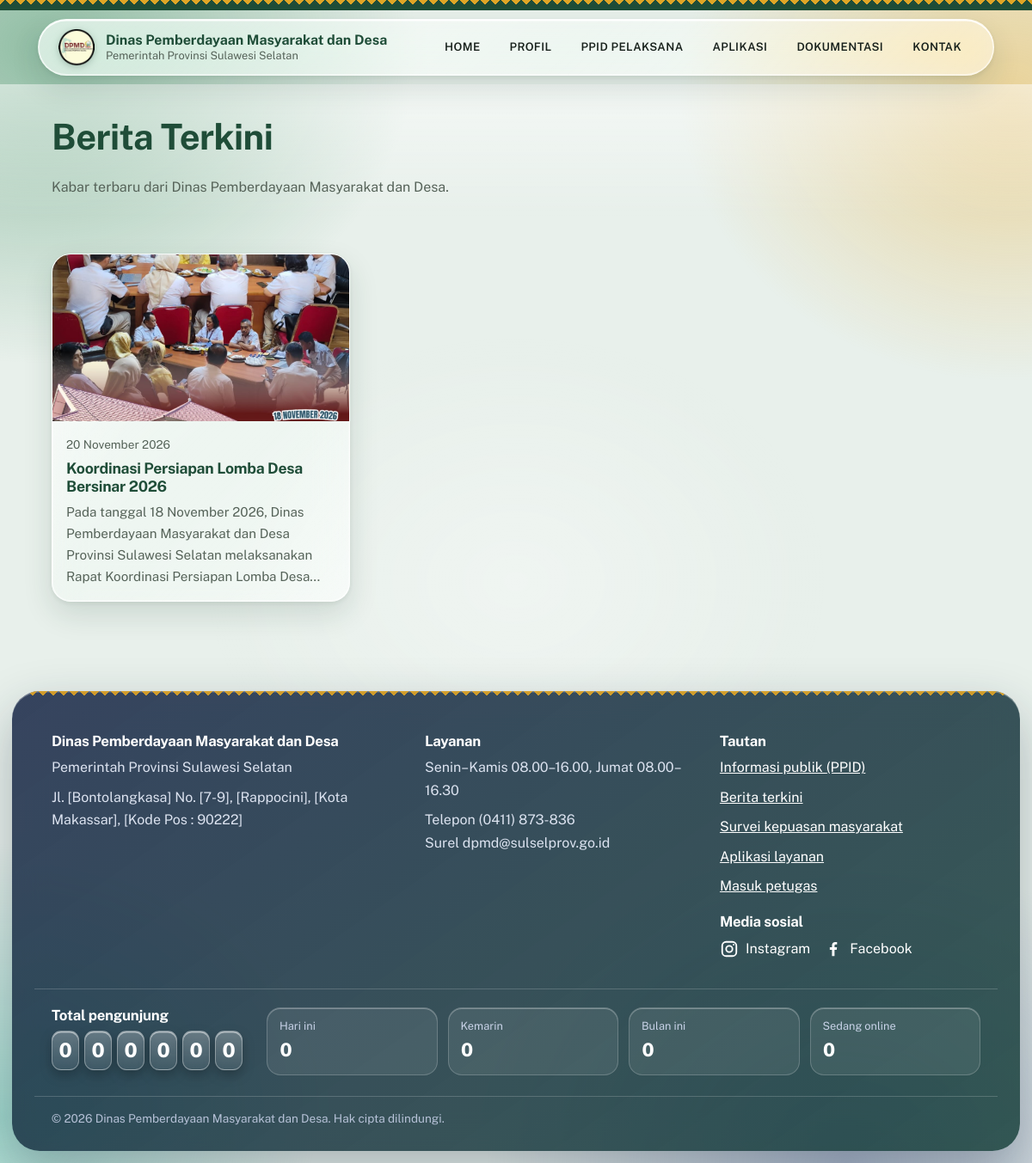
Page /berita (signed in) on the committed database.
### tables this page shows
CREATE TABLE berita (
    id INTEGER PRIMARY KEY AUTOINCREMENT,
    judul TEXT NOT NULL, isi TEXT NOT NULL, tanggal TEXT NOT NULL,
    gambar TEXT DEFAULT '', created_at TEXT NOT NULL
);

CREATE TABLE pengaturan (
    kunci TEXT PRIMARY KEY, nilai TEXT NOT NULL DEFAULT ''
);

### app.py (the view)
@app.route("/berita")
def berita():
    db = get_db()
    total = db.execute("SELECT COUNT(*) FROM berita").fetchone()[0]
    jumlah_hal = max((total + BERITA_PER_HALAMAN - 1) // BERITA_PER_HALAMAN, 1)
    h = request.args.get("hal", "1")
    hal = min(max(int(h), 1), jumlah_hal) if h.isdigit() else 1
    rows = db.execute("SELECT * FROM berita ORDER BY tanggal DESC, id DESC LIMIT ? OFFSET ?",
                      (BERITA_PER_HALAMAN, (hal - 1) * BERITA_PER_HALAMAN)).fetchall()
    return render_template("berita.html", berita=rows, hal=hal, jumlah_hal=jumlah_hal, total=total)

### app.py (called while the page is built, shortened)
def get_db():
    if "db" not in g:
        g.db = sqlite3.connect(DB_PATH)
        g.db.row_factory = sqlite3.Row
    return g.db

@app.before_request
def lindungi_post():
    if request.method == "POST":
        kirim = request.form.get("csrf", "")
        asli = session.get("csrf", "")
        if not kirim or not asli or not hmac.compare_digest(kirim, asli):
            abort(400)

@app.before_request
def hitung_pengunjung():
    if request.method != "GET" or request.endpoint not in HALAMAN_HITUNG or session.get("admin"):
        return

@app.after_request
def header_aman(resp):
    resp.headers.setdefault("X-Content-Type-Options", "nosniff")
    resp.headers.setdefault("Referrer-Policy", "same-origin")
    resp.headers.setdefault("X-Frame-Options", "DENY")
    resp.headers.setdefault("Permissions-Policy", "camera=(), microphone=(), geolocation=()")
    resp.headers.setdefault("Cross-Origin-Opener-Policy", "same-origin")
    resp.headers.setdefault("Content-Security-Policy", "default-src 'self'; script-src 'self' 'unsafe-inline'; style-src 'self' 'unsafe-inline' https://fonts.googleapis.com; font-src 'self' https://fonts.gstatic.com data:; img-src 'self' data:; object-src 'none'; base-uri 'self'; frame-ancestors 'none'; form-action 'self'")
    return resp

@app.template_filter("tgl")
def tgl_id(value):
    try:
        d = datetime.strptime(str(value)[:10], "%Y-%m-%d")
        return f"{d.day} {BULAN[d.month - 1]} {d.year}"
    except ValueError:
        return value

def logo_provinsi():
    for ext in ("png", "webp", "svg", "jpg", "jpeg"):
        if os.path.exists(os.path.join(app.static_folder, "img", f"logo-provinsi.{ext}")):
            return f"img/logo-provinsi.{ext}"
    return None

def ambil_sosmed(semua=False):
    baris = get_db().execute("SELECT kunci, nilai FROM pengaturan").fetchall()
    nilai = {r["kunci"]: r["nilai"] for r in baris}
    if semua:
        return nilai
    return [(k, label, nilai[k]) for k, label, _ in SOSMED if nilai.get(k)]

@app.template_filter("ringkas")
def ringkas(teks, n=150):
    t = " ".join((teks or "").split())
    return t if len(t) <= n else t[:n].rsplit(" ", 1)[0] + "..."

def ambil_pengaturan(kunci):
    r = get_db().execute("SELECT nilai FROM pengaturan WHERE kunci=?", (kunci,)).fetchone()
    return r["nilai"] if r else ""

@app.template_filter("angka")
def angka(n):
    return f"{int(n or 0):,}".replace(",", ".")

### templates/berita.html (shortened to what this page needs)
{% extends "base.html" %}
{% block content %}
<section class="halaman-judul">
  <div class="wrap">
    <h1>Berita Terkini</h1>
    <p>Kabar terbaru dari {{ site.nama }}.</p>
  </div>
</section>
<section class="bagian wrap" style="padding-top:40px">
  {% if berita %}
  <div class="grid-berita">
    {% for b in berita %}{% include "_kartu_berita.html" %}{% endfor %}
  </div>
  {% else %}
  <div class="kosong"><strong>Belum ada berita.</strong>Berita akan tampil di sini setelah petugas menerbitkannya.</div>
  {% endif %}
</section>
{% endblock %}

### templates/_kartu_berita.html
<article class="kartu-berita">
  <a class="kartu-gambar" href="{{ url_for('berita_detail', i=b.id) }}" tabindex="-1" aria-hidden="true">
    {% if b.gambar %}<img src="{{ url_for('media', nama=b.gambar) }}" alt="" loading="lazy">{% else %}<div class="tanpa-gambar"></div>{% endif %}
  </a>
  <div class="kartu-isi">
    <time datetime="{{ b.tanggal }}">{{ b.tanggal|tgl }}</time>
    <h3><a href="{{ url_for('berita_detail', i=b.id) }}">{{ b.judul }}</a></h3>
    <p>{{ b.isi|ringkas }}</p>
  </div>
</article>

### templates/_sosmed.html (shortened to what this page needs)
{% if sosmed %}
<ul class="sosmed">
  {% for kunci, label, url in sosmed %}
  <li><a href="{{ url }}" target="_blank" rel="noopener noreferrer" aria-label="{{ label }} {{ site.singkatan }}">
    {% if kunci == 'instagram' %}
    <svg viewBox="0 0 24 24" width="22" height="22" fill="none" stroke="currentColor" stroke-width="2" aria-hidden="true"><rect x="3" y="3" width="18" height="18" rx="5"/><circle cx="12" cy="12" r="4"/><circle cx="17.5" cy="6.5" r="1" fill="currentColor" stroke="none"/></svg>
    {% elif kunci == 'facebook' %}
    <svg viewBox="0 0 24 24" width="22" height="22" fill="currentColor" aria-hidden="true"><path d="M13.5 21v-8h2.7l.4-3.2h-3.1V7.8c0-.9.3-1.5 1.6-1.5h1.6V3.4c-.3 0-1.3-.1-2.4-.1-2.4 0-4 1.4-4 4.1v2.4H7.5V13h2.8v8h3.2z"/></svg>
    {% elif kunci == 'youtube' %}
    <svg viewBox="0 0 24 24" width="22" height="22" fill="currentColor" aria-hidden="true"><path fill-rule="evenodd" d="M7 5.5h10a4.5 4.5 0 0 1 4.5 4.5v4a4.5 4.5 0 0 1-4.5 4.5H7A4.5 4.5 0 0 1 2.5 14v-4A4.5 4.5 0 0 1 7 5.5ZM10 9.2v5.6l5-2.8Z"/></svg>
    {% else %}
    <svg viewBox="0 0 24 24" width="22" height="22" fill="currentColor" aria-hidden="true"><path d="M18.244 2.25h3.308l-7.227 8.26 8.502 11.24H16.17l-5.214-6.817L4.99 21.75H1.68l7.73-8.835L1.254 2.25H8.08l4.713 6.231zm-1.161 17.52h1.833L7.084 4.126H5.117z"/></svg>
    {% endif %}
    <span>{{ label }}</span></a></li>
  {% endfor %}
</ul>
{% endif %}

### static/css/style.css (style rules this page uses)
:root { --font:"Public Sans",system-ui,-apple-system,"Segoe UI",Roboto,"Helvetica Neue",Arial,sans-serif; --padi:#1F4D38; --daun:#3C7A55; --kunyit:#E0A526; --nila:#22304F; --bg:#F5F7F4; --putih:#fff; --ink:#17201B; --mute:#566359; --garis:#D6DED8; --bahaya:#A33A2B; --r:6px; --lebar:1120px; }
* { box-sizing:border-box }
html { scroll-behavior:smooth }
body { margin:0;font:16px/1.65 var(--font);color:var(--ink);background:var(--bg) }
img { max-width:100%;display:block }
a { color:var(--nila) }
h1,h2,h3 { font-family:var(--font);font-weight:700;letter-spacing:-.015em;line-height:1.2;margin:0 0 .5em;color:var(--padi) }
h1 { font-size:clamp(2rem,5vw,3.4rem) }
h3 { font-size:1.15rem }
p { margin:0 0 1em }
.wrap { max-width:var(--lebar);margin:0 auto;padding:0 20px }
.bagian { padding-top:56px;padding-bottom:56px }
.halaman-judul { background:var(--putih);border-bottom:1px solid var(--garis);padding:40px 0 32px }
.halaman-judul p { max-width:62ch;color:var(--mute);margin:0 }
.halaman-judul h1 { font-size:clamp(1.8rem,4vw,2.6rem) }
.kaki a { color:#fff }
.grid-berita { display:grid;grid-template-columns:repeat(auto-fill,minmax(280px,1fr));gap:20px }
.kartu-berita { background:var(--putih);border:1px solid var(--garis);border-radius:var(--r);overflow:hidden;display:flex;flex-direction:column }
.kartu-gambar { display:block }
.kartu-berita img,.tanpa-gambar { width:100%;aspect-ratio:16/9;object-fit:cover;display:block }
.kartu-isi { padding:16px;display:flex;flex-direction:column;gap:6px;flex:1 }
.kartu-isi time { color:var(--mute);font-size:.85rem }
.kartu-isi h3 { margin:0;font-size:1.1rem }
.kartu-isi h3 a { color:var(--padi);text-decoration:none }
.kartu-isi p { margin:0;color:var(--mute);font-size:.95rem }
.sosmed { list-style:none;margin:0;padding:0;display:flex;gap:16px;flex-wrap:wrap }
.sosmed a { display:inline-flex;align-items:center;gap:8px;text-decoration:none }
.kaki .sosmed { margin-top:8px }
:root { --r:14px; --kaca:linear-gradient(135deg,rgba(255,255,255,.68) 0%,rgba(255,255,255,.36) 55%,rgba(255,255,255,.52) 100%); --kaca-tebal:linear-gradient(135deg,rgba(255,255,255,.86) 0%,rgba(255,255,255,.62) 100%); --kaca-blur:blur(18px) saturate(170%); --kaca-garis:rgba(255,255,255,.72); --kaca-bayang:inset 0 1.5px 0 rgba(255,255,255,.95),inset 0 -1px 0 rgba(255,255,255,.35),inset 1px 0 0 rgba(255,255,255,.45),inset -1px 0 0 rgba(255,255,255,.25),0 14px 34px rgba(22,60,40,.14),0 2px 6px rgba(22,60,40,.08); --kaca-gelap:linear-gradient(145deg,rgba(34,48,79,.9) 0%,rgba(22,62,56,.84) 100%); --kilau:linear-gradient(115deg,rgba(255,255,255,.42) 0%,rgba(255,255,255,0) 34%,rgba(255,255,255,0) 72%,rgba(255,255,255,.22) 100%); }
body { background:#E8F0EB }
body::before { content:"";position:fixed;inset:0;z-index:-1;pointer-events:none; background: radial-gradient(52vmax 44vmax at 4% 4%,rgba(60,140,95,.50),transparent 62%), radial-gradient(46vmax 40vmax at 98% 8%,rgba(235,170,40,.42),transparent 62%), radial-gradient(50vmax 44vmax at 82% 100%,rgba(60,80,140,.36),transparent 62%), radial-gradient(44vmax 38vmax at 0% 96%,rgba(60,180,160,.42),transparent 62%), radial-gradient(38vmax 30vmax at 50% 50%,rgba(255,255,255,.35),transparent 70%) }
.kartu-berita,.app,.foto,.panel,.stat,.unsur,.kosong,.tabel-bungkus,.catatan,.qr-admin,.cari { background:var(--kaca); -webkit-backdrop-filter:var(--kaca-blur);backdrop-filter:var(--kaca-blur); border:1px solid var(--kaca-garis); box-shadow:var(--kaca-bayang); border-radius:22px }
.kartu-berita,.app,.foto,.panel,.stat,.unsur,.kosong { position:relative }
.kartu-berita,.app,.foto,.stat { background:var(--kilau),var(--kaca) }
.kartu-berita,.foto { transition:transform .25s ease,box-shadow .25s ease }
.halaman-judul { background:linear-gradient(180deg,rgba(255,255,255,.5),rgba(255,255,255,0));border-bottom:0;padding:36px 0 24px }
.kartu-berita img,.tanpa-gambar { border-radius:0 }

### rows in the picture
berita: gambar (picture), tanggal|tgl "20 November 2026", judul "Koordinasi Persiapan Lomba Desa Bersinar 2026", isi|ringkas "Pada tanggal 18 November 2026, Dinas Pemberdayaan Masyarakat dan Desa Provinsi Sulawesi Selatan melaksanakan Rapat Koordinasi Persiapan Lomba Desa..."
pengaturan: kunci "Instagram"
pengaturan: kunci "Facebook"

### other values in the picture
{{ site.nama }} "Dinas Pemberdayaan Masyarakat dan Desa"
{{ site.daerah }} "Pemerintah Provinsi Sulawesi Selatan"
{{ label }} "HOME" "PROFIL" "PPID PELAKSANA" "APLIKASI" "DOKUMENTASI" "KONTAK"
{{ site.alamat }} "Jl. [Bontolangkasa] No. [7-9], [Rappocini], [Kota Makassar], [Kode Pos : 90222]"
{{ site.jam }} "Senin–Kamis 08.00–16.00, Jumat 08.00–16.30"
{{ site.telepon }} "(0411) 873-836"
{{ site.email }} "dpmd@sulselprov.go.id"
{{ d }} "0" "0" "0" "0" "0" "0"
{{ pengunjung.hari_ini|angka }} "0"
{{ pengunjung.kemarin|angka }} "0"
{{ pengunjung.bulan_ini|angka }} "0"
{{ pengunjung.online|angka }} "0"
